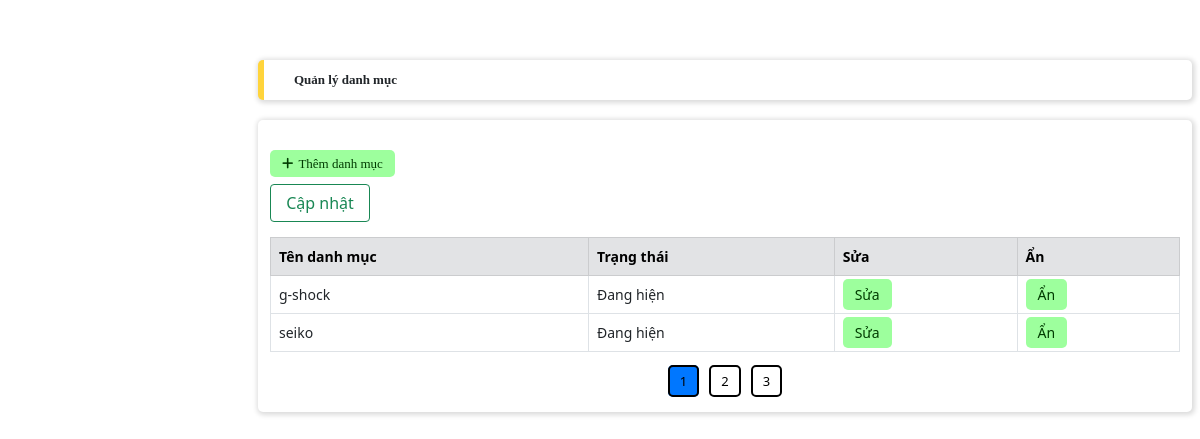
The page /admindanhmuc.php on the database as committed earlier.
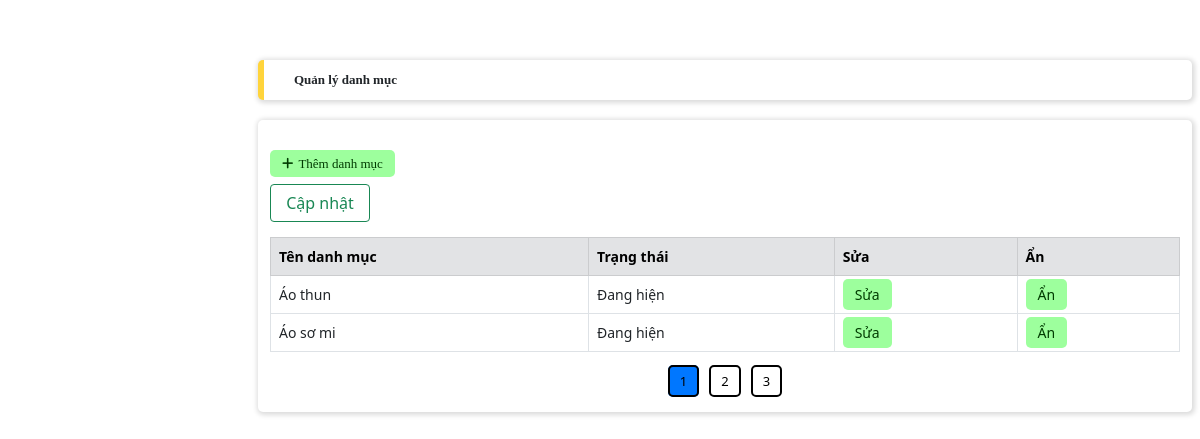
The same page on the database as committed later.
### tables this page shows
CREATE TABLE `categories` (
  `id` int(11) NOT NULL,
  `name` varchar(255) DEFAULT NULL,
  `status` tinyint(1) DEFAULT 1
);

### admindanhmuc.php (the view, shortened to what this page needs)
<?php
include('./config.php');
if (isset($_GET['page'])) {
    $page = $_GET['page'];
} else {
    $page = 1;
}
$rowperpage = 2;
$perRow = $page * $rowperpage - $rowperpage;
$sqlphantrang = "SELECT * FROM categories ORDER BY id ASC LIMIT $perRow,$rowperpage";
$queryphantrang = mysqli_query($conn, $sqlphantrang);
$totalRow = mysqli_num_rows(mysqli_query($conn, "SELECT * FROM categories"));
$totalPage = ceil($totalRow / $rowperpage);
$listPage = "";
for ($i = 1; $i <= $totalPage; $i++) {
    if ($page == $i) {
        $listPage .= '<a href="#" class="phan_trang active" style="background-color: #0077FF">' . $i . '</a>';
    } else {
        $listPage .= '<a href="./admin.php?adminlayout=admindanhmuc&page=' . $i . '" class="phan_trang">' . $i . '</a>';
    }
}
?>
<!DOCTYPE html>
<html lang="en">
<head>
    <link rel="stylesheet" type="text/css" href="./admin.css">
    <link rel="stylesheet" href="https://cdnjs.cloudflare.com/ajax/libs/bootstrap/5.0.2/css/bootstrap.min.css">
    <link rel="stylesheet" href="https://cdnjs.cloudflare.com/ajax/libs/font-awesome/6.4.0/css/all.min.css">
</head>
<body>
    <div class="content">
        <div class="row">
            <div class="title col-12 box_shadow">
                <b>Quản lý danh mục</b>
            </div>
        </div>
        <div class="row main_frame box_card box_shadow">
            <div class="element_btn">
                <div>
                    <a href="./admin.php?adminlayout=themdanhmuc" class="addnew_btn"><i class="fas fa-plus"></i>Thêm danh mục</a>
                </div>
            </div>
            <div class="table-responsive-lg">
                <table class="table table-bordered">
                    <form action="" method="post">
                        <thead>
                            <tr class="table-secondary">
                                <th scope="col">Tên danh mục</th>
                                <th scope="col">Trạng thái</th>
                                <th scope="col">Sửa</th>
                                <th scope="col">Ẩn</th>
                            </tr>
                        </thead>
                        <tbody>
                            <?php
                            while ($row = mysqli_fetch_assoc($queryphantrang)) {
                                if ($row['status'] == 1) {
                                    $an = 'Đang hiện';
                                } else {
                                    $an = 'Đã ẩn';
                                }
                                echo '<tr>
                       <td>' . $row['name'] . '</td>
                       <td>' . $an . '</td>
                       <td><a href="./admin.php?adminlayout=suadanhmuc&page=' . $page . '&id_dm=' . $row['id'] . '" class="addnew_btn">Sửa</a></td>
                       <td><a href="./adminandanhmuc.php?page=' . $page . '&id_dm=' . $row['id'] . '" class="addnew_btn">Ẩn</a></td>
                       </tr>';
                            }
                            ?>
                        </tbody>
                        <div>
                            <button type="submit" name="trang_thai" class="btn btn-outline-success" style="width:100px;">Cập nhật</button>
                        </div>
                    </form>
                </table>
            </div>
            <div class="category_paging">
                <?php
                echo $listPage;
                ?>
            </div>
        </div>
    </div>
</body>
</html>

Rows that differ between the two databases and show on the page:
changed categories: name "g-shock" → "Áo thun"
changed categories (number 2 of 2 on the later page): name "seiko" → "Áo sơ mi"
